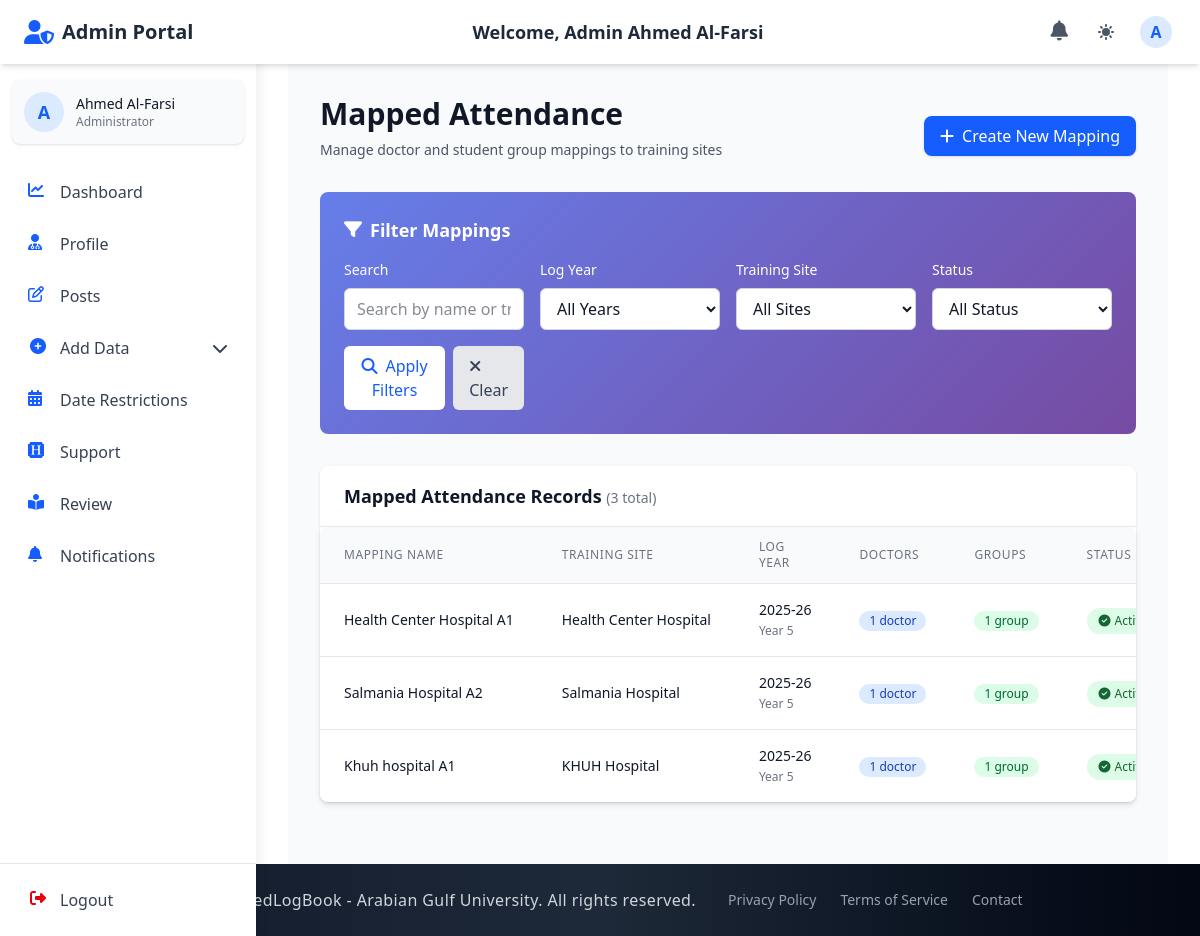
The page /admin_section/mapped-attendance/ (signed in) on the database its author committed.
### accounts/models.py (models this page shows, shortened)
class CustomUser(AbstractUser):
    email = models.EmailField(unique=True)
    first_name = models.CharField(max_length=150, blank=True)
    last_name = models.CharField(max_length=150, blank=True)
    profile_photo = models.ImageField(
        upload_to="profiles/", blank=True, null=True, default="profiles/default.jpg"
    )
    city = models.CharField(max_length=100, blank=True)
    country = models.CharField(max_length=100, blank=True)
    phone_no = models.CharField(max_length=20, blank=True)
    bio = models.TextField(blank=True)
    speciality = models.CharField(max_length=100, blank=True)
    ROLE_CHOICES = (
        ("student", "Student"),
        ("doctor", "Doctor"),
        ("staff", "Staff"),
        ("admin", "Admin"),
    )
    role = models.CharField(max_length=10, choices=ROLE_CHOICES, default="student")
    groups = models.ManyToManyField(
        "auth.Group", related_name="customuser_groups", blank=True
    )
    user_permissions = models.ManyToManyField(
        "auth.Permission", related_name="customuser_permissions", blank=True
    )
    USERNAME_FIELD = "email"
    REQUIRED_FIELDS = ["username"]

### admin_section/models.py (models this page shows, shortened)
class MappedAttendance(models.Model):
    name = models.CharField(max_length=100, help_text="Name for this attendance mapping")
    training_site = models.ForeignKey(TrainingSite, on_delete=models.CASCADE, related_name='mapped_attendances')
    doctors = models.ManyToManyField('accounts.Doctor', blank=True, related_name='mapped_attendances')
    groups = models.ManyToManyField(Group, blank=True, related_name='mapped_attendances')
    log_year = models.ForeignKey(LogYear, on_delete=models.CASCADE, related_name='mapped_attendances')
    log_year_section = models.ForeignKey(
        LogYearSection,
        on_delete=models.SET_NULL,
        null=True,
        blank=True,
        related_name='mapped_attendances'
    )
    is_active = models.BooleanField(default=True)
    created_at = models.DateTimeField(auto_now_add=True)
    updated_at = models.DateTimeField(auto_now=True)
    class Meta:
        ordering = ['-created_at']
        verbose_name = "Mapped Attendance"
        verbose_name_plural = "Mapped Attendances"
        unique_together = ['name', 'training_site', 'log_year']

class TrainingSite(models.Model):
    name = models.CharField(max_length=100, unique=True)
    log_year = models.ForeignKey(LogYear, on_delete=models.CASCADE, related_name='training_sites')

class LogYear(models.Model):
    year_name = models.CharField(max_length=20, unique=True)

class LogYearSection(models.Model):
    year_section_name = models.CharField(max_length=20)
    year_name = models.ForeignKey(LogYear, on_delete=models.CASCADE, related_name="log_year_sections")
    is_deleted = models.BooleanField(default=False)

### admin_section/views_file/mapped_attendance_views.py (the view)
# urls.py: path("mapped-attendance/", mapped_attendance_list, name="mapped_attendance_list"),
@login_required
def mapped_attendance_list(request):
    search_query = request.GET.get('search', '')
    log_year_filter = request.GET.get('log_year', '')
    training_site_filter = request.GET.get('training_site', '')
    is_active_filter = request.GET.get('is_active', '')
    mappings = MappedAttendance.objects.select_related(
        'training_site', 'log_year', 'log_year_section'
    ).prefetch_related('doctors', 'groups')
    if search_query:
        mappings = mappings.filter(
            Q(name__icontains=search_query) |
            Q(training_site__name__icontains=search_query)
        )
    if log_year_filter:
        mappings = mappings.filter(log_year_id=log_year_filter)
    if training_site_filter:
        mappings = mappings.filter(training_site_id=training_site_filter)
    if is_active_filter:
        mappings = mappings.filter(is_active=is_active_filter == 'true')
    paginator = Paginator(mappings, 10)
    page_number = request.GET.get('page')
    page_obj = paginator.get_page(page_number)
    log_years = LogYear.objects.all().order_by('-year_name')
    training_sites = TrainingSite.objects.all().order_by('name')
    context = {
        'page_obj': page_obj,
        'search_query': search_query,
        'log_years': log_years,
        'training_sites': training_sites,
        'selected_log_year': log_year_filter,
        'selected_training_site': training_site_filter,
        'selected_is_active': is_active_filter,
    }
    return render(request, 'admin_section/mapped_attendance_list.html', context)

### admin_section/templates/admin_section/mapped_attendance_list.html (shortened to what this page needs)
{% extends 'base.html' %}
{% load static %}
{% block navbar %}
  {% include 'components/admin_auth_navbar.html' %}
{% endblock %}
{% block content %}
<div class="min-h-screen bg-gray-50 dark:bg-gray-900 py-8">
  <div class="max-w-7xl mx-auto px-4 sm:px-6 lg:px-8">
    <div class="mb-8">
      <div class="flex flex-col sm:flex-row sm:items-center sm:justify-between">
        <div>
          <h1 class="text-3xl font-bold text-gray-900 dark:text-white">Mapped Attendance</h1>
          <p class="mt-2 text-sm text-gray-600 dark:text-gray-400">
            Manage doctor and student group mappings to training sites
          </p>
        </div>
        <div class="mt-4 sm:mt-0">
          <a href="{% url 'admin_section:mapped_attendance_create' %}"
             class="inline-flex items-center px-4 py-2 bg-blue-600 hover:bg-blue-700 text-white font-medium rounded-lg shadow-sm transition-colors duration-200">
            <i class="fas fa-plus mr-2"></i>
            Create New Mapping
          </a>
        </div>
      </div>
    </div>
    <div class="filter-card rounded-lg p-6 mb-8 text-white">
      <h3 class="text-lg font-semibold mb-4 flex items-center">
        <i class="fas fa-filter mr-2"></i>
        Filter Mappings
      </h3>
      <form method="get" class="grid grid-cols-1 md:grid-cols-4 gap-4">
        <div>
          <label class="block text-sm font-medium mb-2">Search</label>
          <input type="text" name="search" value="{{ search_query }}"
                 placeholder="Search by name or training site..."
                 class="w-full px-3 py-2 rounded-md border border-gray-300 dark:border-gray-600 bg-white dark:bg-gray-800 text-gray-900 dark:text-white focus:ring-2 focus:ring-blue-500">
        </div>
        <div>
          <label class="block text-sm font-medium mb-2">Log Year</label>
          <select name="log_year" class="w-full px-3 py-2 rounded-md border border-gray-300 dark:border-gray-600 bg-white dark:bg-gray-800 text-gray-900 dark:text-white focus:ring-2 focus:ring-blue-500">
            <option value="">All Years</option>
          </select>
        </div>
        <div>
          <label class="block text-sm font-medium mb-2">Training Site</label>
          <select name="training_site" class="w-full px-3 py-2 rounded-md border border-gray-300 dark:border-gray-600 bg-white dark:bg-gray-800 text-gray-900 dark:text-white focus:ring-2 focus:ring-blue-500">
            <option value="">All Sites</option>
          </select>
        </div>
        <div>
          <label class="block text-sm font-medium mb-2">Status</label>
          <select name="is_active" class="w-full px-3 py-2 rounded-md border border-gray-300 dark:border-gray-600 bg-white dark:bg-gray-800 text-gray-900 dark:text-white focus:ring-2 focus:ring-blue-500">
            <option value="">All Status</option>
          </select>
        </div>
        <div class="md:col-span-4 flex gap-2">
          <button type="submit" class="px-4 py-2 bg-white text-blue-600 rounded-md hover:bg-gray-100 transition-colors duration-200 font-medium">
            <i class="fas fa-search mr-2"></i>Apply Filters
          </button>
          <a href="{% url 'admin_section:mapped_attendance_list' %}" class="px-4 py-2 bg-gray-200 text-gray-700 rounded-md hover:bg-gray-300 transition-colors duration-200 font-medium">
            <i class="fas fa-times mr-2"></i>Clear
          </a>
        </div>
      </form>
    </div>
    <div class="bg-white dark:bg-gray-800 rounded-lg shadow-sm">
      <div class="px-6 py-4 border-b border-gray-200 dark:border-gray-700">
        <h3 class="text-lg font-semibold text-gray-900 dark:text-white">
          Mapped Attendance Records
          {% if page_obj.paginator.count %}
            <span class="text-sm font-normal text-gray-500 dark:text-gray-400">
              ({{ page_obj.paginator.count }} total)
            </span>
          {% endif %}
        </h3>
      </div>
      {% if page_obj %}
        <div class="table-container">
          <table class="min-w-full divide-y divide-gray-200 dark:divide-gray-700">
            <thead class="bg-gray-50 dark:bg-gray-700">
              <tr>
                <th class="px-6 py-3 text-left text-xs font-medium text-gray-500 dark:text-gray-300 uppercase tracking-wider">
                  Mapping Name
                </th>
                <th class="px-6 py-3 text-left text-xs font-medium text-gray-500 dark:text-gray-300 uppercase tracking-wider">
                  Training Site
                </th>
                <th class="px-6 py-3 text-left text-xs font-medium text-gray-500 dark:text-gray-300 uppercase tracking-wider">
                  Log Year
                </th>
                <th class="px-6 py-3 text-left text-xs font-medium text-gray-500 dark:text-gray-300 uppercase tracking-wider">
                  Doctors
                </th>
                <th class="px-6 py-3 text-left text-xs font-medium text-gray-500 dark:text-gray-300 uppercase tracking-wider">
                  Groups
                </th>
                <th class="px-6 py-3 text-left text-xs font-medium text-gray-500 dark:text-gray-300 uppercase tracking-wider">
                  Status
                </th>
              </tr>
            </thead>
            <tbody class="bg-white dark:bg-gray-800 divide-y divide-gray-200 dark:divide-gray-700">
              {% for mapping in page_obj %}
                <tr class="hover:bg-gray-50 dark:hover:bg-gray-700 transition-colors duration-150">
                  <td class="px-6 py-4 whitespace-nowrap">
                    <div class="text-sm font-medium text-gray-900 dark:text-white">
                      {{ mapping.name }}
                    </div>
                  </td>
                  <td class="px-6 py-4 whitespace-nowrap">
                    <div class="text-sm text-gray-900 dark:text-white">
                      {{ mapping.training_site.name }}
                    </div>
                  </td>
                  <td class="px-6 py-4 whitespace-nowrap">
                    <div class="text-sm text-gray-900 dark:text-white">
                      {{ mapping.log_year.year_name }}
                      {% if mapping.log_year_section %}
                        <br><span class="text-xs text-gray-500">{{ mapping.log_year_section.year_section_name }}</span>
                      {% endif %}
                    </div>
                  </td>
                  <td class="px-6 py-4 whitespace-nowrap">
                    <div class="text-sm text-gray-900 dark:text-white">
                      <span class="inline-flex items-center px-2.5 py-0.5 rounded-full text-xs font-medium bg-blue-100 text-blue-800">
                        {{ mapping.doctors.count }} doctor{{ mapping.doctors.count|pluralize }}
                      </span>
                    </div>
                  </td>
                  <td class="px-6 py-4 whitespace-nowrap">
                    <div class="text-sm text-gray-900 dark:text-white">
                      <span class="inline-flex items-center px-2.5 py-0.5 rounded-full text-xs font-medium bg-green-100 text-green-800">
                        {{ mapping.groups.count }} group{{ mapping.groups.count|pluralize }}
                      </span>
                    </div>
                  </td>
                  <td class="px-6 py-4 whitespace-nowrap">
                    {% if mapping.is_active %}
                      <span class="status-badge status-active">
                        <i class="fas fa-check-circle mr-1"></i>Active
                      </span>
                    {% else %}
                      <span class="status-badge status-inactive">
                        <i class="fas fa-times-circle mr-1"></i>Inactive
                      </span>
                    {% endif %}
                  </td>
                </tr>
              {% endfor %}
            </tbody>
          </table>
        </div>
      {% endif %}
    </div>
  </div>
</div>
{% endblock %}

### templates/components/auth_navbar_base.html (shortened to what this page needs)
<header class="bg-white dark:bg-gray-800 shadow-md fixed top-0 left-0 right-0 z-40 h-16 transition-all duration-300">
  <div class="flex items-center justify-between h-full px-4 md:px-6 max-w-7xl mx-auto">
    <div class="flex items-center space-x-3">
      <a href="{% block home_url %}{% endblock %}" class="flex items-center">
        <i class="{% block header_icon %}fas fa-book-medical{% endblock %} text-blue-600 dark:text-blue-400 text-2xl mr-2"></i>
        <span class="font-bold text-xl text-gray-800 dark:text-white hidden sm:inline">{% block portal_name %}ElogBook Portal{% endblock %}</span>
      </a>
    </div>
    <div class="hidden md:block text-center">
      <h1 class="text-lg font-semibold text-gray-800 dark:text-white">
        Welcome, {% block user_title %}{% endblock %} {{ request.session.first_name }} {{ request.session.last_name }}
      </h1>
    </div>
    <div class="flex items-center space-x-3">
      <div class="relative">
        <a href="{% block notifications_url %}#{% endblock %}" class="p-2 text-gray-600 dark:text-gray-300 hover:bg-gray-100 dark:hover:bg-gray-700 rounded-full transition-colors duration-200" aria-label="Notifications">
          <i class="fas fa-bell text-xl"></i>
        </a>
      </div>
      <button id="theme-toggle" aria-label="Toggle dark mode" class="p-2 text-gray-600 dark:text-gray-300 hover:bg-gray-100 dark:hover:bg-gray-700 rounded-full transition-colors duration-200 focus:outline-none focus:ring-2 focus:ring-blue-500">
      </button>
      <div class="relative" x-data="{open: false}">
        <button @click="open = !open" id="user-menu-button" class="flex items-center text-gray-600 dark:text-gray-300 hover:bg-gray-100 dark:hover:bg-gray-700 rounded-full p-1 focus:outline-none focus:ring-2 focus:ring-blue-500">
          <div class="h-8 w-8 rounded-full bg-blue-100 dark:bg-blue-900 flex items-center justify-center text-blue-600 dark:text-blue-300 font-semibold">
            {{ request.session.first_name|slice:"0:1" }}
          </div>
        </button>
      </div>
    </div>
  </div>
</header>
<aside id="sidebar" class="fixed inset-y-0 left-0 z-30 w-64 pt-16 bg-white dark:bg-gray-800 shadow-lg transform -translate-x-full transition-transform duration-300 ease-in-out md:translate-x-0 overflow-hidden">
  <div class="h-full flex flex-col">
    <div class="flex-1 px-3 py-4 overflow-y-auto">
      <div class="flex items-center p-3 mb-6 rounded-lg bg-gray-50 dark:bg-gray-700 shadow-sm">
        <div class="flex-shrink-0">
          <div class="h-10 w-10 rounded-full bg-blue-100 dark:bg-blue-900 flex items-center justify-center text-blue-600 dark:text-blue-300 font-semibold text-lg">
            {{ request.session.first_name|slice:"0:1" }}
          </div>
        </div>
        <div class="ml-3 overflow-hidden">
        <p class="text-sm font-medium text-gray-900 dark:text-white truncate">{{ request.session.first_name }} {{ request.session.last_name }}</p>
        <p class="text-xs text-gray-500 dark:text-gray-400 truncate">{% block user_role %}User{% endblock %}</p>
      </div>
    </div>
      <nav class="space-y-1">
        {% block sidebar_menu %}{% endblock %}
      </nav>
    </div>
    <div class="px-3 py-3 border-t border-gray-200 dark:border-gray-700">
      <form method="POST" action="{% block logout_url_bottom %}#{% endblock %}" class="w-full">
        <button type="submit" class="flex w-full items-center px-4 py-3 text-gray-700 dark:text-gray-300 rounded-lg hover:bg-gray-100 dark:hover:bg-gray-700 group transition-colors duration-200">
          <i class="fas fa-sign-out-alt w-5 h-5 text-red-600 dark:text-red-400"></i>
          <span class="ml-3 font-medium">Logout</span>
        </button>
      </form>
    </div>
  </div>
</aside>
<div id="content-wrapper" class="pt-16 md:pl-64 min-h-screen transition-all duration-300">
</div>

### rows shown on the page
CustomUser: session.last_name "Al-Farsi"
MappedAttendance: name "Health Center Hospital A1", training_site.name "Health Center Hospital", log_year.year_name "2025-26", log_year_section.year_section_name "Year 5", doctors.count "1", groups.count "1", is_active True (drawn)
MappedAttendance: name "Salmania Hospital A2", training_site.name "Salmania Hospital", log_year.year_name "2025-26", log_year_section.year_section_name "Year 5", doctors.count "1", groups.count "1", is_active True (drawn)
MappedAttendance: name "Khuh hospital A1", training_site.name "KHUH Hospital", log_year.year_name "2025-26", log_year_section.year_section_name "Year 5", doctors.count "1", groups.count "1", is_active True (drawn)

### other values the page prints
{{ request.session.first_name }} "Ahmed"
{{ request.session.first_name|slice:"0:1" }} "A"
{{ page_obj.paginator.count }} "3"
